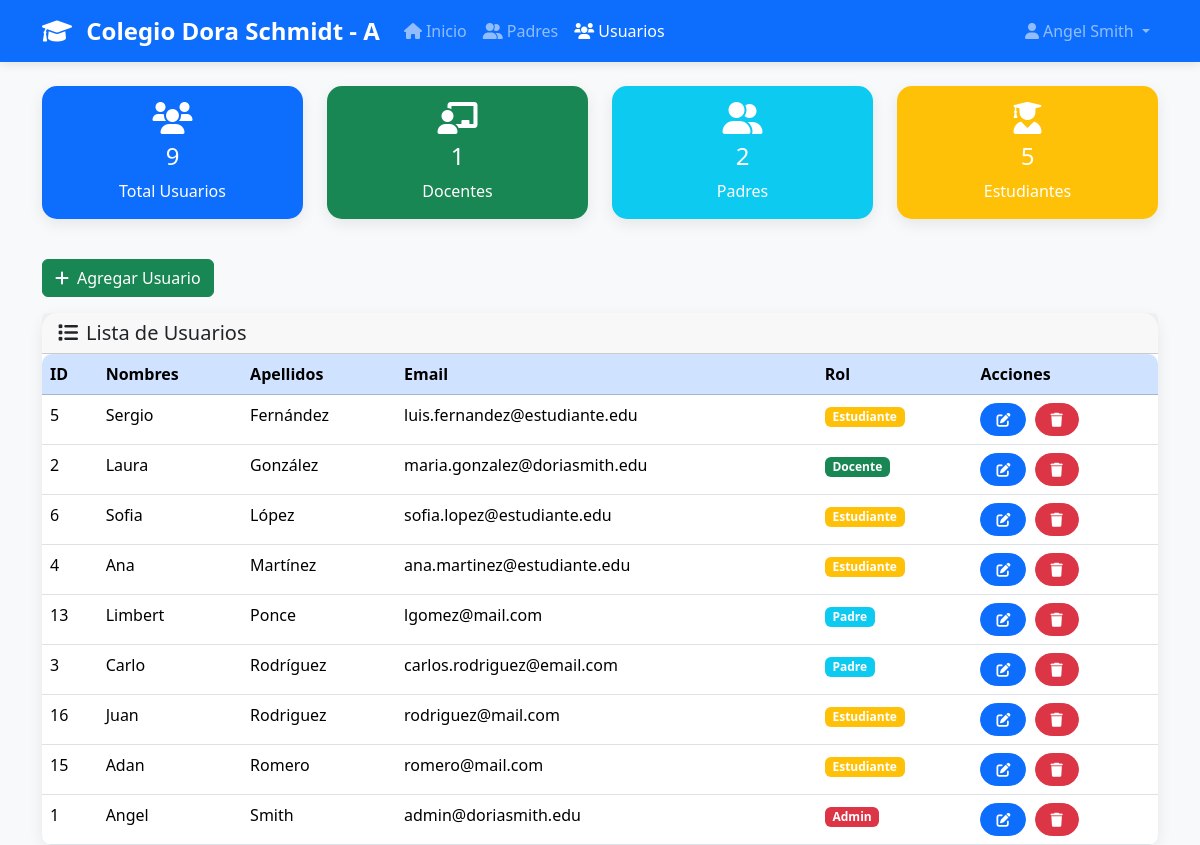
/usuarios.php (signed in), run on the app's committed database.
### tables this page shows
CREATE TABLE `usuarios` (
  `id_usuario` int(11) NOT NULL,
  `nombre` varchar(100) NOT NULL,
  `apellido` varchar(100) NOT NULL,
  `email` varchar(150) NOT NULL,
  `password` varchar(255) NOT NULL,
  `rol` varchar(50) NOT NULL COMMENT 'admin, docente, estudiante, padre',
  `creado_en` datetime DEFAULT current_timestamp(),
  `creado_por` int(11) DEFAULT NULL,
  `modificado_en` datetime DEFAULT current_timestamp() ON UPDATE current_timestamp(),
  `modificado_por` int(11) DEFAULT NULL
);

### includes/session.php (called while the page is built, shortened)
<?php
function isLoggedIn() {
    return isset($_SESSION['user_id']) && isset($_SESSION['email']) && isset($_SESSION['tipo_usuario']);
}
function getNombreCompleto() {
    if (isLoggedIn()) {
        return $_SESSION['nombres'] . ' ' . $_SESSION['apellidos'];
    }
    return '';
}
?>

### usuarios.php (the view, shortened to what this page needs)
<?php
require_once 'includes/session.php';
$database = new Database();
$db = $database->getConnection();
$query = "SELECT * FROM usuarios ORDER BY apellido, nombre";
$stmt = $db->prepare($query);
$stmt->execute();
$usuarios = $stmt->fetchAll();
$query = "SELECT
    COUNT(*) as total_usuarios,
    SUM(CASE WHEN rol = 'admin' THEN 1 ELSE 0 END) as administradores,
    SUM(CASE WHEN rol = 'docente' THEN 1 ELSE 0 END) as docentes,
    SUM(CASE WHEN rol = 'padre' THEN 1 ELSE 0 END) as padres,
    SUM(CASE WHEN rol = 'estudiante' THEN 1 ELSE 0 END) as estudiantes
    FROM usuarios";
$stmt = $db->prepare($query);
$stmt->execute();
$estadisticas = $stmt->fetch();
?>
<!DOCTYPE html>
<html lang="es">
<head>
    <link href="https://cdn.jsdelivr.net/npm/bootstrap@5.3.8/dist/css/bootstrap.min.css" rel="stylesheet">
    <link href="https://cdnjs.cloudflare.com/ajax/libs/font-awesome/6.0.0/css/all.min.css" rel="stylesheet">
</head>
<body>
    <nav class="navbar navbar-expand-lg navbar-dark bg-primary">
        <div class="container">
            <a class="navbar-brand" href="dashboard.php">
                <i class="fas fa-graduation-cap me-2"></i>
                Colegio Dora Schmidt - A
            </a>
            <div class="collapse navbar-collapse" id="navbarNav">
                <ul class="navbar-nav me-auto">
                    <li class="nav-item">
                        <a class="nav-link" href="dashboard.php">
                            <i class="fas fa-home me-1"></i>Inicio
                        </a>
                    </li>
                    <li class="nav-item">
                        <a class="nav-link" href="padres.php">
                            <i class="fas fa-user-friends me-1"></i>Padres
                        </a>
                    </li>
                    <li class="nav-item">
                        <a class="nav-link active" href="usuarios.php">
                            <i class="fas fa-users me-1"></i>Usuarios
                        </a>
                    </li>
                </ul>
                <ul class="navbar-nav">
                    <li class="nav-item dropdown">
                        <a class="nav-link dropdown-toggle" href="#" role="button" data-bs-toggle="dropdown">
                            <i class="fas fa-user me-1"></i><?php echo htmlspecialchars(getNombreCompleto()); ?>
                        </a>
                    </li>
                </ul>
            </div>
        </div>
    </nav>
    <div class="container mt-4">
        <div class="row mb-4">
            <div class="col-md-3 mb-3">
                <div class="card stats-card bg-primary text-white">
                    <div class="card-body text-center">
                        <i class="fas fa-users fa-2x mb-2"></i>
                        <h4><?php echo $estadisticas['total_usuarios']; ?></h4>
                        <p class="mb-0">Total Usuarios</p>
                    </div>
                </div>
            </div>
            <div class="col-md-3 mb-3">
                <div class="card stats-card bg-success text-white">
                    <div class="card-body text-center">
                        <i class="fas fa-chalkboard-teacher fa-2x mb-2"></i>
                        <h4><?php echo $estadisticas['docentes']; ?></h4>
                        <p class="mb-0">Docentes</p>
                    </div>
                </div>
            </div>
            <div class="col-md-3 mb-3">
                <div class="card stats-card bg-info text-white">
                    <div class="card-body text-center">
                        <i class="fas fa-user-friends fa-2x mb-2"></i>
                        <h4><?php echo $estadisticas['padres']; ?></h4>
                        <p class="mb-0">Padres</p>
                    </div>
                </div>
            </div>
            <div class="col-md-3 mb-3">
                <div class="card stats-card bg-warning text-white">
                    <div class="card-body text-center">
                        <i class="fas fa-user-graduate fa-2x mb-2"></i>
                        <h4><?php echo $estadisticas['estudiantes']; ?></h4>
                        <p class="mb-0">Estudiantes</p>
                    </div>
                </div>
            </div>
        </div>
        <div class="row mb-3">
            <div class="col-12">
                <button type="button" class="btn btn-success" data-bs-toggle="modal" data-bs-target="#modalUsuario">
                    <i class="fas fa-plus me-2"></i>Agregar Usuario
                </button>
            </div>
        </div>
        <div class="card">
            <div class="card-header">
                <h5 class="mb-0">
                    <i class="fas fa-list me-2"></i>Lista de Usuarios
                </h5>
            </div>
            <div class="card-body p-0">
                <div class="table-responsive">
                    <table class="table table-hover mb-0">
                        <thead class="table-primary">
                            <tr>
                                <th>ID</th>
                                <th>Nombres</th>
                                <th>Apellidos</th>
                                <th>Email</th>
                                <th>Rol</th>
                                <th>Acciones</th>
                            </tr>
                        </thead>
                        <tbody>
                            <?php if (empty($usuarios)): ?>
                            <tr>
                                <td colspan="6" class="text-center py-4">
                                    <i class="fas fa-inbox fa-3x text-muted mb-3"></i>
                                    <p class="text-muted">No hay usuarios registrados</p>
                                </td>
                            </tr>
                            <?php else: ?>
                            <?php foreach ($usuarios as $usuario): ?>
                            <tr>
                                <td><?php echo $usuario['id_usuario']; ?></td>
                                <td><?php echo htmlspecialchars($usuario['nombre']); ?></td>
                                <td><?php echo htmlspecialchars($usuario['apellido']); ?></td>
                                <td><?php echo htmlspecialchars($usuario['email']); ?></td>
                                <td>
                                    <span class="badge bg-<?php
                                        echo $usuario['rol'] === 'admin' ? 'danger' :
                                            ($usuario['rol'] === 'docente' ? 'success' :
                                            ($usuario['rol'] === 'padre' ? 'info' : 'warning'));
                                    ?>">
                                        <?php echo ucfirst($usuario['rol']); ?>
                                    </span>
                                </td>
                                <td>
                                    <button type="button" class="btn btn-sm btn-primary btn-action me-1"
                                            onclick="editarUsuario(<?php echo htmlspecialchars(json_encode($usuario)); ?>)">
                                        <i class="fas fa-edit"></i>
                                    </button>
                                    <button type="button" class="btn btn-sm btn-danger btn-action"
                                            onclick="eliminarUsuario(<?php echo $usuario['id_usuario']; ?>, '<?php echo htmlspecialchars($usuario['nombre'] . ' ' . $usuario['apellido']); ?>')">
                                        <i class="fas fa-trash"></i>
                                    </button>
                                </td>
                            </tr>
                            <?php endforeach; ?>
                            <?php endif; ?>
                        </tbody>
                    </table>
                </div>
            </div>
        </div>
    </div>
</body>
</html>

### usuarios.php (style rules this page uses)
body { background-color: #f8f9fa; }
.navbar-brand { font-weight: bold; font-size: 1.5rem; }
.card { border: none; border-radius: 15px; box-shadow: 0 5px 15px rgba(0, 0, 0, 0.08); }
.stats-card { transition: transform 0.3s ease; }
.table { border-radius: 10px; overflow: hidden; }
.btn-action { border-radius: 20px; padding: 5px 15px; }
.navbar { box-shadow: 0 2px 10px rgba(0, 0, 0, 0.1); }

### data on the page
usuarios: id_usuario "5", nombre "Sergio", apellido "Fernández", email "luis.fernandez@estudiante.edu", rol "Estudiante"
usuarios: id_usuario "2", nombre "Laura", apellido "González", email "maria.gonzalez@doriasmith.edu", rol "Docente"
usuarios: id_usuario "6", nombre "Sofia", apellido "López", email "sofia.lopez@estudiante.edu", rol "Estudiante"
usuarios: id_usuario "4", nombre "Ana", apellido "Martínez", email "ana.martinez@estudiante.edu", rol "Estudiante"
usuarios: id_usuario "13", nombre "Limbert", apellido "Ponce", email "lgomez@mail.com", rol "Padre"
usuarios: id_usuario "3", nombre "Carlo", apellido "Rodríguez", email "carlos.rodriguez@email.com", rol "Padre"
usuarios: id_usuario "16", nombre "Juan", apellido "Rodriguez", email "rodriguez@mail.com", rol "Estudiante"
usuarios: id_usuario "15", nombre "Adan", apellido "Romero", email "romero@mail.com", rol "Estudiante"
usuarios: id_usuario "1", nombre "Angel", apellido "Smith", email "admin@doriasmith.edu", rol "Admin"

### other printed values
getNombreCompleto() "Angel Smith"
$estadisticas['total_usuarios'] "9"
$estadisticas['docentes'] "1"
$estadisticas['padres'] "2"
$estadisticas['estudiantes'] "5"
